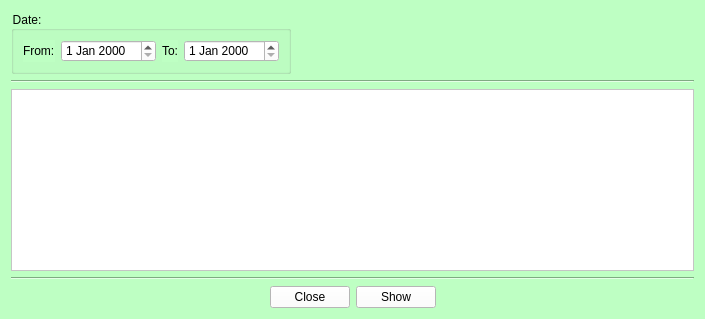
<?xml version="1.0" encoding="UTF-8"?>
<ui version="4.0">
 <class>twodaylist</class>
 <widget class="QWidget" name="twodaylist">
  <property name="geometry">
   <rect>
    <x>0</x>
    <y>0</y>
    <width>705</width>
    <height>319</height>
   </rect>
  </property>
  <property name="windowTitle">
   <string>Form</string>
  </property>
  <property name="windowIcon">
   <iconset resource="resource.qrc">
    <normaloff>:/new/Resource/Login.png</normaloff>:/new/Resource/Login.png</iconset>
  </property>
  <property name="styleSheet">
   <string notr="true">background-color: rgb(190, 255, 195);</string>
  </property>
  <layout class="QVBoxLayout" name="verticalLayout">
   <item>
    <layout class="QHBoxLayout" name="horizontalLayout_4">
     <item>
      <widget class="QGroupBox" name="groupBox">
       <property name="title">
        <string>Date:</string>
       </property>
       <layout class="QHBoxLayout" name="horizontalLayout_3">
        <item>
         <layout class="QHBoxLayout" name="horizontalLayout">
          <item>
           <widget class="QLabel" name="label">
            <property name="text">
             <string>From:</string>
            </property>
           </widget>
          </item>
          <item>
           <widget class="QDateEdit" name="twodaylist_from">
            <property name="styleSheet">
             <string notr="true">background-color: rgb(255, 255, 255);</string>
            </property>
           </widget>
          </item>
         </layout>
        </item>
        <item>
         <layout class="QHBoxLayout" name="horizontalLayout_2">
          <item>
           <widget class="QLabel" name="label_2">
            <property name="text">
             <string>To:</string>
            </property>
           </widget>
          </item>
          <item>
           <widget class="QDateEdit" name="twodaylist_to">
            <property name="styleSheet">
             <string notr="true">background-color: rgb(255, 255, 255);</string>
            </property>
           </widget>
          </item>
         </layout>
        </item>
       </layout>
      </widget>
     </item>
     <item>
      <spacer name="horizontalSpacer">
       <property name="orientation">
        <enum>Qt::Horizontal</enum>
       </property>
       <property name="sizeHint" stdset="0">
        <size>
         <width>40</width>
         <height>20</height>
        </size>
       </property>
      </spacer>
     </item>
    </layout>
   </item>
   <item>
    <widget class="Line" name="line">
     <property name="orientation">
      <enum>Qt::Horizontal</enum>
     </property>
    </widget>
   </item>
   <item>
    <widget class="QTableView" name="twodaylist_table">
     <property name="styleSheet">
      <string notr="true">background-color: rgb(255, 255, 255);</string>
     </property>
    </widget>
   </item>
   <item>
    <widget class="Line" name="line_2">
     <property name="orientation">
      <enum>Qt::Horizontal</enum>
     </property>
    </widget>
   </item>
   <item>
    <layout class="QHBoxLayout" name="horizontalLayout_5">
     <item>
      <spacer name="horizontalSpacer_2">
       <property name="orientation">
        <enum>Qt::Horizontal</enum>
       </property>
       <property name="sizeHint" stdset="0">
        <size>
         <width>40</width>
         <height>20</height>
        </size>
       </property>
      </spacer>
     </item>
     <item>
      <widget class="QPushButton" name="twodaylist_back">
       <property name="styleSheet">
        <string notr="true">background-color: rgb(255, 255, 255);</string>
       </property>
       <property name="text">
        <string>Close</string>
       </property>
      </widget>
     </item>
     <item>
      <widget class="QPushButton" name="twodaylist_show">
       <property name="styleSheet">
        <string notr="true">background-color: rgb(255, 255, 255);</string>
       </property>
       <property name="text">
        <string>Show</string>
       </property>
      </widget>
     </item>
     <item>
      <spacer name="horizontalSpacer_3">
       <property name="orientation">
        <enum>Qt::Horizontal</enum>
       </property>
       <property name="sizeHint" stdset="0">
        <size>
         <width>40</width>
         <height>20</height>
        </size>
       </property>
      </spacer>
     </item>
    </layout>
   </item>
  </layout>
 </widget>
 <resources>
  <include location="resource.qrc"/>
 </resources>
 <connections/>
</ui>
